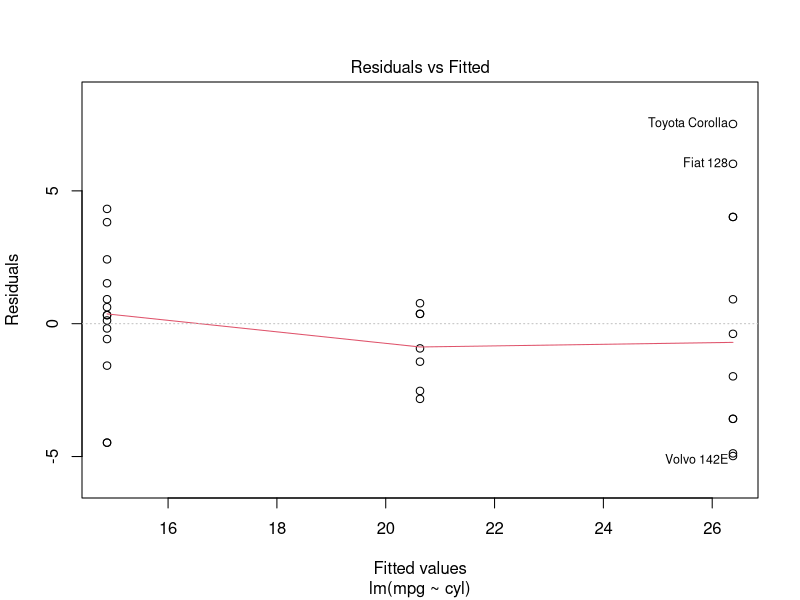
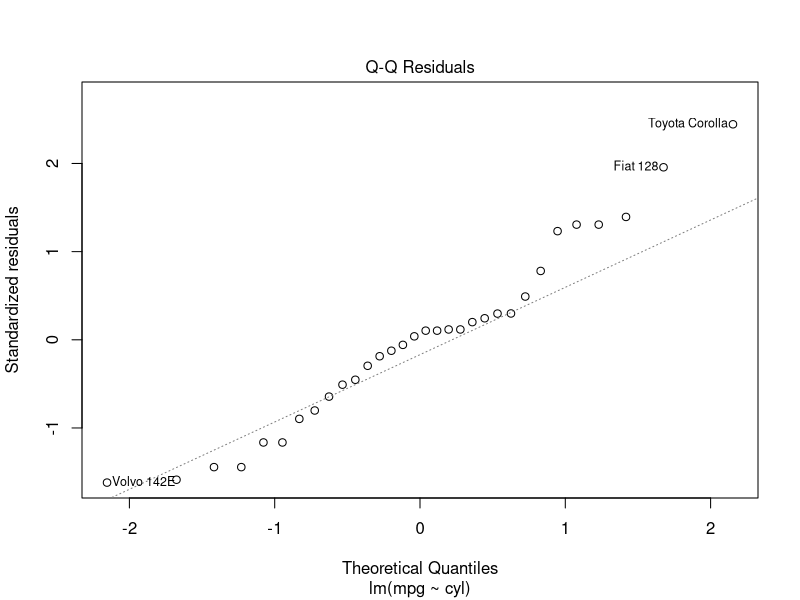
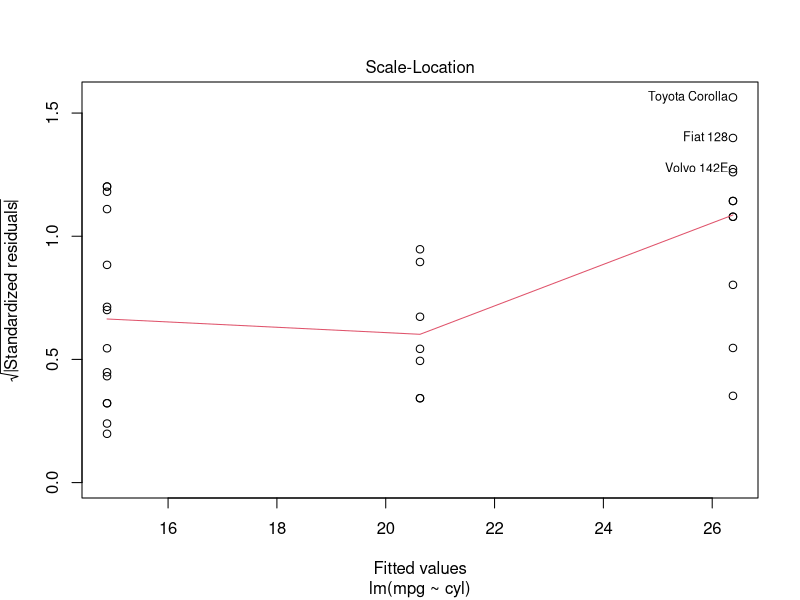
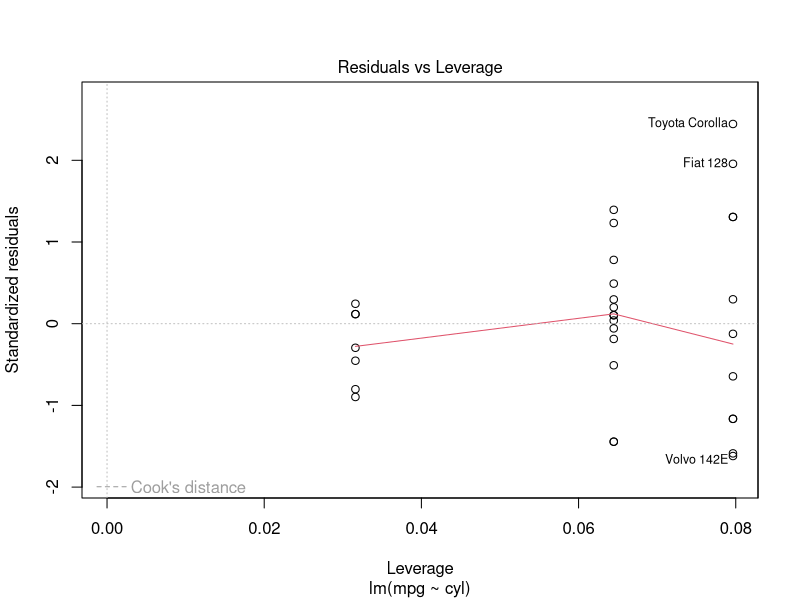

Here is the R script that generated these plots, in order:
## ---- chunk 1
l <- lm(mpg~cyl, data=mtcars)
summary(l)
## ---- chunk 2
plot(l)
